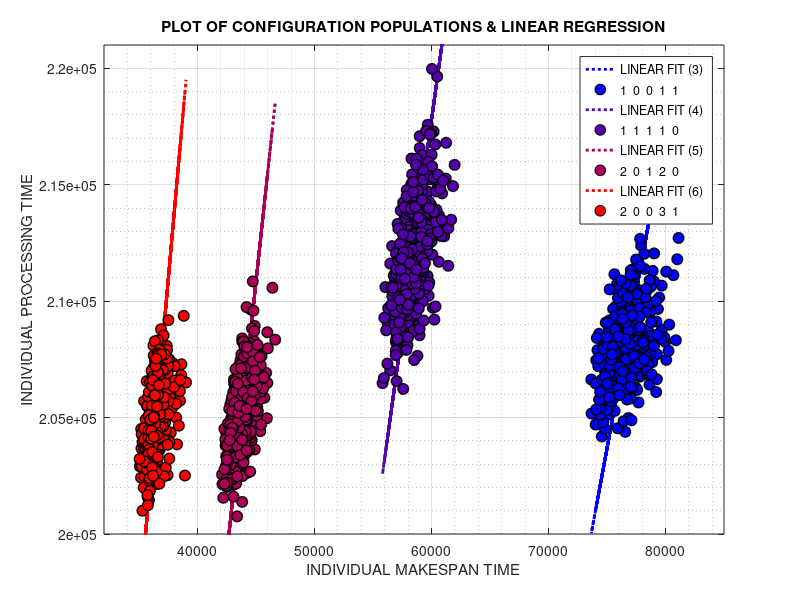

MATLAB code to generate this figure:
%% PLOT_permutationData

% LOAD DATA
load('ANALYSIS.mat');
load('RESULTS.mat');

% POPULATION SIZE
POPULATION_SIZE = 400;

% DECIDE WHICH PLOT YOUR DOING
TYPE = 3;   % 3, 4, 5, 6
while TYPE <= 6

switch TYPE
    case 3
        INDEX = ANALYSIS.TYPE3.INDEX_LOW_MAKE;
        faceColour = [0 0 1];
        PERM_1 = num2str(ANALYSIS.TYPE3.PERMUTA_LOW_MAKE);
        %PERM_1 = '[' + PERM_1 + ']';
    case 4
        INDEX = ANALYSIS.TYPE4.INDEX_LOW_MAKE;
        faceColour = [0.333 0 0.666];
        PERM_2 = num2str(ANALYSIS.TYPE4.PERMUTA_LOW_MAKE);
        %PERM_2 = '[' + PERM_2 + ']';
    case 5
        INDEX = ANALYSIS.TYPE5.INDEX_LOW_MAKE;
        faceColour = [0.666 0 0.333];
        PERM_3 = num2str(ANALYSIS.TYPE5.PERMUTA_LOW_MAKE);
        %PERM_3 = '[' + PERM_3 + ']';
    case 6
        INDEX = ANALYSIS.TYPE6.INDEX_LOW_MAKE;
        faceColour = [1 0 0];
        PERM_4 = num2str(ANALYSIS.TYPE6.PERMUTA_LOW_MAKE);
        %PERM_4 = '[' + PERM_4 + ']';
end

% PULL UP DATA
POPULATION = UNIVERSE(INDEX).POPULATION;

% PREALLOCATION OF OBJECTS
x = zeros(POPULATION_SIZE, 1, 'double');
y = zeros(POPULATION_SIZE, 1, 'double');
z = zeros(POPULATION_SIZE, 1, 'double');

i = 1;
while i <= POPULATION_SIZE
    x(i) = POPULATION(i).TOTAL_MAKESPAN_TIME;
    y(i) = POPULATION(i).TOTAL_PROCESSING_TIME;
    z(i) = POPULATION(i).TOTAL_CON_SWIT_TIME;
    % INCREMENT
    i = i + 1;
end

% LINEAR REGRESSION
b1 = x\y;
yCalc1 = b1*x;
switch TYPE
    case 3
        gradient_3 = b1;
    case 4
        gradient_4 = b1;
    case 5
        gradient_5 = b1;
    case 6
        gradient_6 = b1;
end
plot(x,yCalc1,':','LineWidth',2,'Color',faceColour);
hold on 

% PLOT
scatter(x,y,...
    60, ...
    'MarkerEdgeColor',[0 0 0], ...
    'MarkerFaceColor',faceColour,...
    'LineWidth',1);
hold on

% ITERATE TYPE
TYPE = TYPE + 1;
end

% TITLES & LABELS
title('PLOT OF CONFIGURATION POPULATIONS & LINEAR REGRESSION')
ylabel('INDIVIDUAL PROCESSING TIME');
xlabel('INDIVIDUAL MAKESPAN TIME');
legend('LINEAR FIT (3)',PERM_1,...
    'LINEAR FIT (4)',PERM_2,...
    'LINEAR FIT (5)',PERM_3,...
    'LINEAR FIT (6)',PERM_4);

% OTHER
grid on
grid minor
ylim([200000 221000]);
xlim([32000 85000]);
hold off
